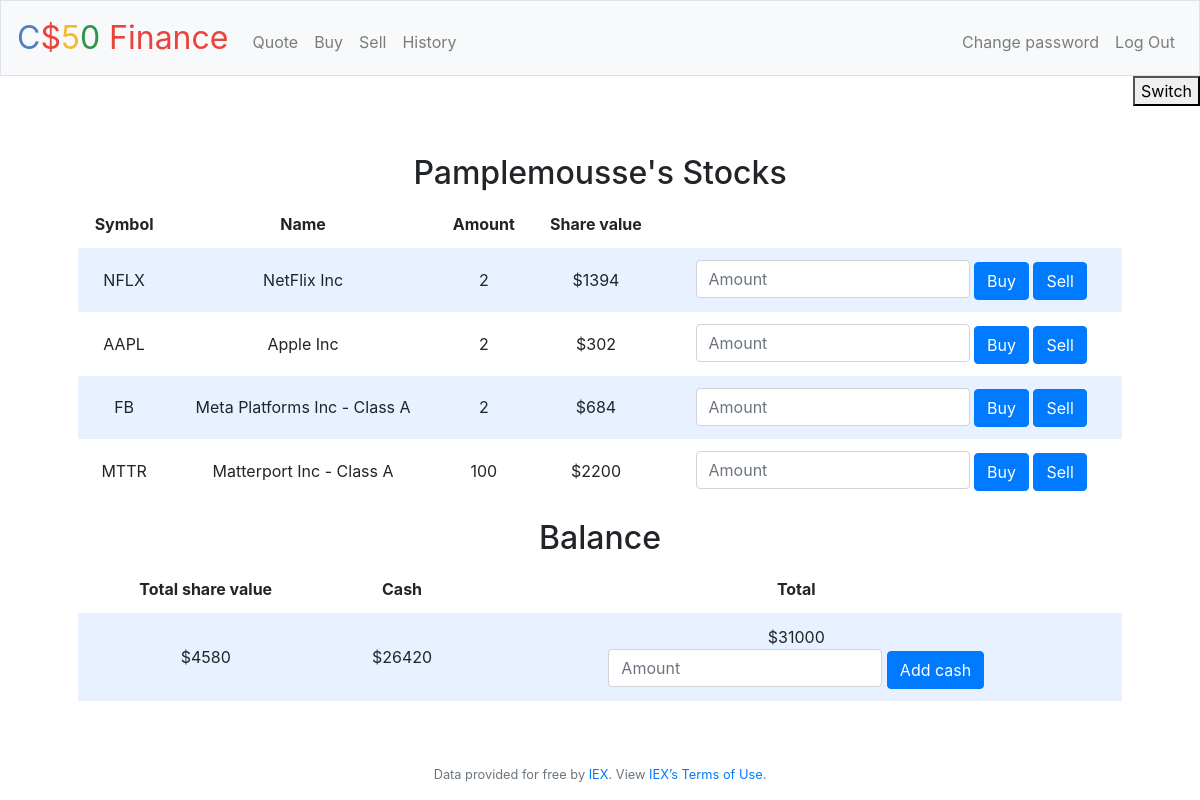
/ (signed in), run on the app's committed database.
### tables this page shows
CREATE TABLE users (id INTEGER, username TEXT NOT NULL, hash TEXT NOT NULL, cash NUMERIC NOT NULL DEFAULT 10000.00, PRIMARY KEY(id));

CREATE TABLE stocks(
owner_id INTEGER,
symbol TEXT NOT NULL,
name TEXT NOT NULL,
amount INTEGER NOT NULL,
stock_value NUMERIC NOT NULL,
FOREIGN KEY (owner_id)
REFERENCES users (id)
);

### application.py (the view)
@app.route("/",  methods=["GET", "POST"])
@login_required
def index():
    if request.method == "POST":
        if not request.form.get("cash_bonus"):
            return apology("must provide value", 400)
        cash_bonus = request.form.get("cash_bonus")
        db.execute("UPDATE users SET cash = cash + ?  WHERE id = ?", cash_bonus, session["user_id"])
        return redirect("/")
    else:
        stocks = db.execute("SELECT * FROM stocks WHERE owner_id = ?", session["user_id"])
        username =  db.execute("SELECT username FROM users WHERE id = ?", session["user_id"])[0]["username"]
        cash = db.execute("SELECT cash FROM users WHERE id = ?", session["user_id"])[0]["cash"]
        total_share = db.execute("SELECT SUM(stock_value) FROM stocks WHERE owner_id = ?", session["user_id"])[0]["SUM(stock_value)"]
        if not total_share:
            total = int(cash)
            total_share = 0
        else:
            total = int(cash) + int(total_share)
        return render_template("index.html", stocks = stocks, cash = cash, total_share = total_share, username = username, total = total)

### application.py (called while the page is built)
@app.after_request
def after_request(response):
    response.headers["Cache-Control"] = "no-cache, no-store, must-revalidate"
    response.headers["Expires"] = 0
    response.headers["Pragma"] = "no-cache"
    return response

### helpers.py (called while the page is built)
def login_required(f):
    @wraps(f)
    def decorated_function(*args, **kwargs):
        if session.get("user_id") is None:
            return redirect("/login")
        return f(*args, **kwargs)
    return decorated_function

### templates/index.html (shortened to what this page needs)
{% extends "layout.html" %}
{% block main %}
    <h2>{{username}}'s Stocks</h2>
    <table id="table1">
        <thead>
            <tr>
                <th>Symbol</th>
                <th>Name</th>
                <th>Amount</th>
                <th>Share value</th>
                <th></th>
            </tr>
        </thead>
        <tbody>
            {% for stock in stocks %}
            <tr>
                <td>{{stock.symbol}}</td>
                <td>{{stock.name}}</td>
                <td>{{stock.amount}}</td>
                <td>${{stock.stock_value}}</td>
                <td>
                    <form action="/" method="post">
                        <input class="form-control" name="shares" placeholder="Amount" type="number" min="1" required>
                        <button class="btn btn-primary" type="submit" formaction="{{ url_for('buy',symbol = stock.symbol) }}" value="buy">Buy</button>
                        <button class="btn btn-primary" type="submit" formaction="{{ url_for('sell',symbol = stock.symbol) }}" value="sell">Sell</button>
                    </form>
                </td>
            </tr>
            {% endfor %}
        </tbody>
    </table>
        <h2>Balance</h2>
    <table>
        <thead>
            <tr>
                <th>Total share value</th>
                <th>Cash</th>
                <th>Total</th>
            </tr>
        </thead>
        <tbody>
            <tr>
                <td>${{total_share}}</td>
                <td>${{cash}}</td>
                <td>
                    ${{total}}
                    <form action="/" method="post">
                        <input class="form-control" name="cash_bonus" placeholder="Amount" type="number" min="1" required>
                        <button class="btn btn-primary" type="submit" name="transaction" value="Add cash">Add cash</button>
                    </form>
                </td>
            </tr>
        </tbody>
    </table>
{% endblock %}

### static/styles.css (style rules this page uses)
main .form-control { display: inline-block; width: auto; }
table { background-color: transparent; margin-bottom: 1rem; width: 100%; }
table th, table td { padding: 0.75rem; vertical-align: middle; }
tbody tr:nth-of-type(odd) { background-color: rgb(179, 208, 255, 0.3) }

### data on the page
users: username "Pamplemousse", cash "26420"
stocks: symbol "NFLX", name "NetFlix Inc", amount "2", stock_value "1394"
stocks: symbol "AAPL", name "Apple Inc", amount "2", stock_value "302"
stocks: symbol "FB", name "Meta Platforms Inc - Class A", amount "2", stock_value "684"
stocks: symbol "MTTR", name "Matterport Inc - Class A", amount "100", stock_value "2200"

### other printed values
{{ total_share }} "4580"
{{ total }} "31000"
